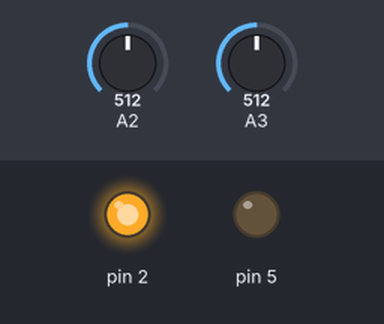
The sketch below on a simulated Arduino Uno, built with avr-gcc and run on an emulated ATmega328P. On the bench: output pins drawn as LEDs (lit = HIGH). Inputs (shaded band) come from the test bench; at power-on: A2 = 512, A3 = 512.

Above: at 1.2 s.
1.3 s: A2 set to 522
At 1.6 s:
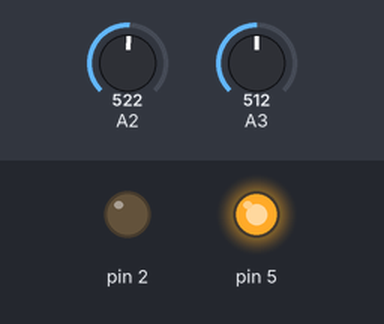
2.8 s: A2 set to 511
At 3.7 s:
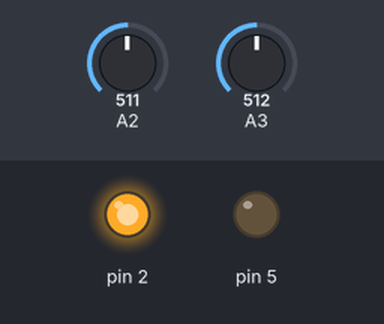
4.3 s: A2 set to 716
At 5.0 s:
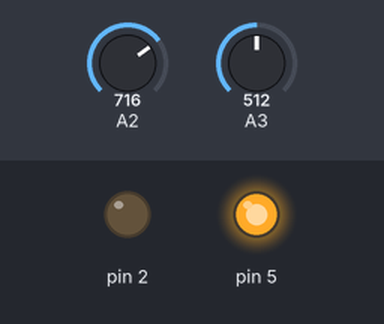
Timing chart, 0 to 7.3 s (numbered marks = the images above; inputs shaded):
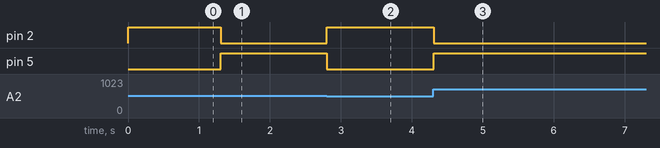

Measured:
- the behaviour switches between 512 and 513 on A2 (found by bisection; images 0 and 1)
- after the input at 1.3 s, pin 2: HIGH → LOW at once; pin 5: LOW → HIGH at once
- after the input at 2.8 s, pin 2: LOW → HIGH at once; pin 5: HIGH → LOW at once
- after the input at 4.3 s, pin 2: HIGH → LOW at once; pin 5: LOW → HIGH at once

The sketch:

line_following_robot_lm393_1.ino
```cpp
// C++ code
//
/*
  Drop-in ATtiny replacement for LM393 dual
  comparator
*/

int neg = 0;

int pos = 0;

void setup()
{
  pinMode(A3, INPUT);
  pinMode(A2, INPUT);
  pinMode(5, OUTPUT);
  pinMode(2, OUTPUT);
}

void loop()
{
  neg = analogRead(A3);
  pos = analogRead(A2);
  if (pos > neg) {
    digitalWrite(5, HIGH);
    digitalWrite(2, LOW);
  } else {
    digitalWrite(5, LOW);
    digitalWrite(2, HIGH);
  }
  delay(10); // Delay a little bit to improve simulation performance
}
```
